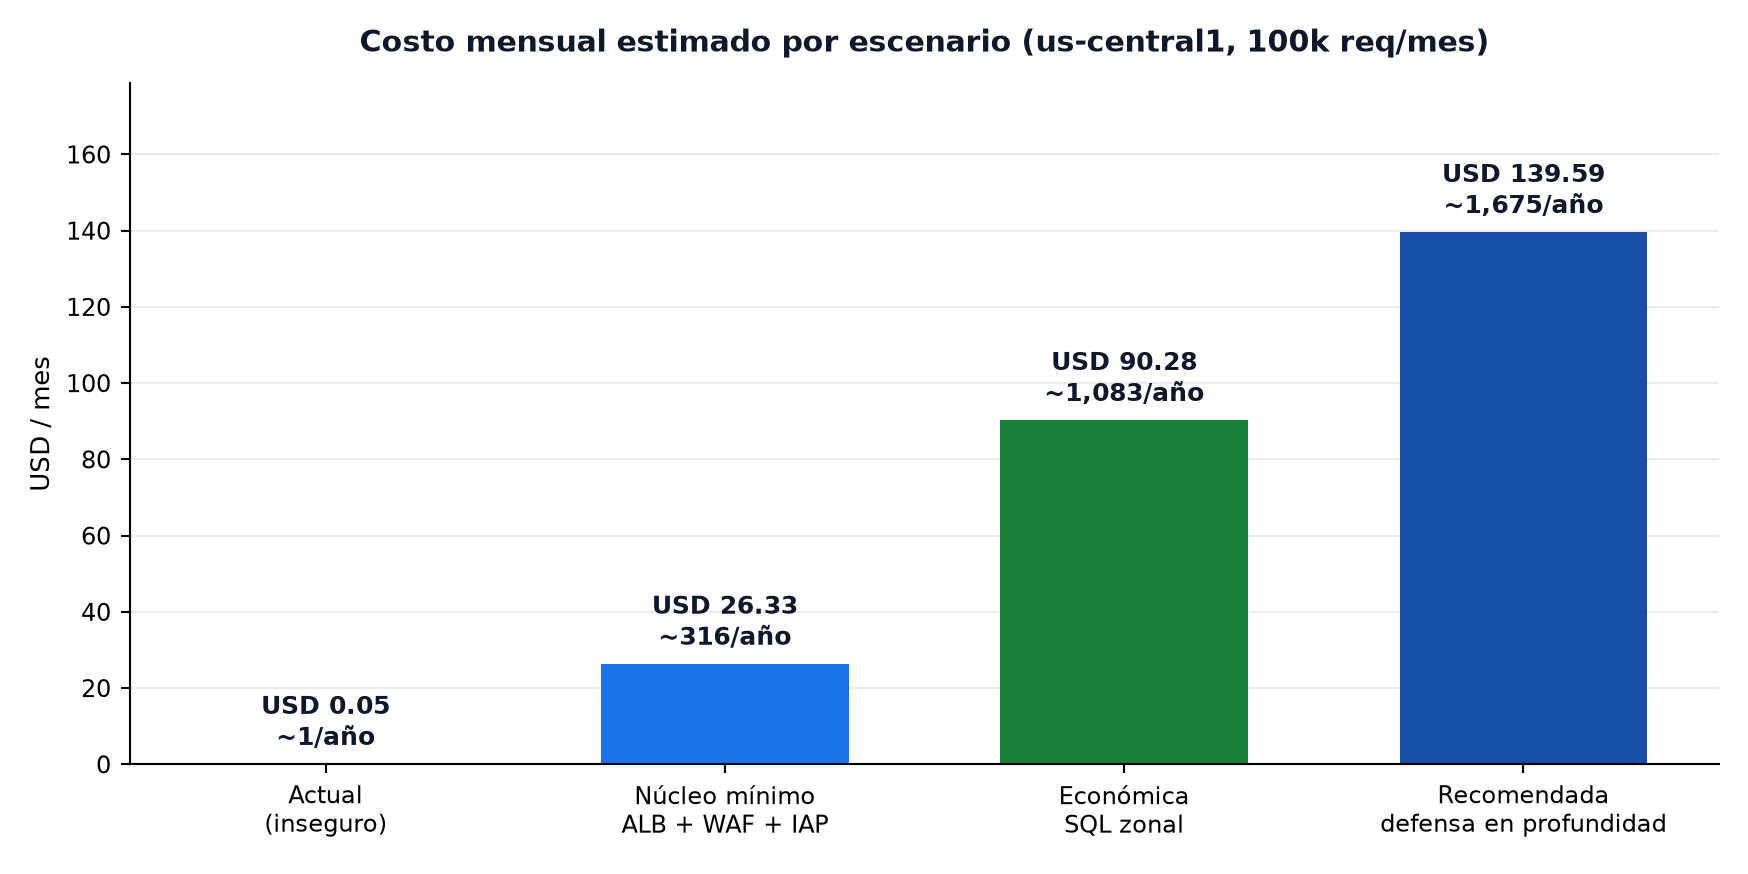

Here is the Python script that generated this plot:
#!/usr/bin/env python3
"""
SI3006 — Modelo de costos de la arquitectura propuesta (GCP, us-central1, USD/mes).

Fuentes de precio:
  [API]  Cloud Billing Catalog API (cloudbilling.googleapis.com) — consultado vía gcloud
         sobre el proyecto dw-mateo-lopera-2026. Salida cruda en precios_gcp_verificados.txt
  [DOC]  Lista de precios pública de Google Cloud (cloud.google.com/*/pricing).
         Se indica [DOC] cuando el SKU no aparece en el catálogo con ese nombre.

Salidas: costos_arquitectura.md, costos_arquitectura.csv, costos_arquitectura.png
"""
import csv

MES_H = 730  # horas promedio por mes (365*24/12)

# ---- supuestos de carga ------------------------------------------------------------
REQ_MES          = 100_000
SEGUNDOS_CPU_REQ = 0.20          # 200 ms de CPU por request
VCPU             = 1
GIB              = 1
GB_EGRESS        = 1             # GB de salida del balanceador
GIB_LOGS         = 5
GB_REGISTRY      = 1.0
SQL_VCPU         = 1
SQL_GIB          = 3.75
SQL_GB_DISCO     = 20

# ---- precios unitarios ------------------------------------------------------------
P = {
  # [API] Cloud Run — us-central1
  "run_cpu_s":        0.000024,      # Services CPU (Request-based billing)
  "run_gib_s":        0.0000025,     # Services Memory (Request-based billing)
  "run_req":          0.0000004,     # Requests (global)
  # [API] Cloud SQL for PostgreSQL — Regional, Americas
  "sql_vcpu_h":       0.0826,
  "sql_gib_h":        0.0140,
  "sql_disco_gb_mes": 0.34,          # Standard storage
  # [API] Cloud SQL for PostgreSQL — Zonal (para la variante económica)
  "sql_vcpu_h_zonal": 0.0413,
  "sql_gib_h_zonal":  0.0070,
  # [API] Secret Manager
  "sm_version_mes":   0.06,
  "sm_op":            0.000003,
  # [API] Cloud KMS
  "kms_version_mes":  0.06,
  "kms_op":           0.000003,
  # [DOC] Cloud Armor Standard
  "armor_politica":   5.00,
  "armor_regla":      1.00,
  "armor_req_millon": 0.75,
  # [DOC] Global external Application Load Balancer
  "alb_regla_h":      0.025,
  "alb_procesamiento_gb": 0.008,
  # [DOC] Serverless VPC Access (conector f1-micro, 2 instancias mínimas)
  "vpc_conector_mes": 7.00,
  # [DOC] Artifact Registry (0,5 GB gratis)
  "ar_gb_mes":        0.10,
  # [DOC] Cloud Logging (50 GiB gratis/mes)
  "logging_gib":      0.50,
  "logging_gratis_gib": 50,
  # [DOC] Cloud Monitoring (free tier amplio para este volumen)
  "monitoring_mes":   0.00,
}

# ---- gratuitos --------------------------------------------------------------------
RUN_FREE = {"cpu_s": 180_000, "gib_s": 360_000, "req": 2_000_000}

def usd(x): return round(x, 2)

# ---- cálculo ----------------------------------------------------------------------
def cloud_run():
    cpu_s = REQ_MES * SEGUNDOS_CPU_REQ * VCPU
    gib_s = REQ_MES * SEGUNDOS_CPU_REQ * GIB
    cpu = max(0, cpu_s - RUN_FREE["cpu_s"]) * P["run_cpu_s"]
    mem = max(0, gib_s - RUN_FREE["gib_s"]) * P["run_gib_s"]
    req = max(0, REQ_MES - RUN_FREE["req"]) * P["run_req"]
    return usd(cpu + mem + req)

def cloud_armor():
    return usd(P["armor_politica"] + 3 * P["armor_regla"] + REQ_MES / 1e6 * P["armor_req_millon"])

def alb():
    return usd(P["alb_regla_h"] * MES_H + GB_EGRESS * P["alb_procesamiento_gb"])

def cloud_sql(zonal=False):
    if zonal:
        c = P["sql_vcpu_h_zonal"] * SQL_VCPU + P["sql_gib_h_zonal"] * SQL_GIB
    else:
        c = P["sql_vcpu_h"] * SQL_VCPU + P["sql_gib_h"] * SQL_GIB
    return usd(c * MES_H + SQL_GB_DISCO * P["sql_disco_gb_mes"])

def secret_manager():  return usd(2 * P["sm_version_mes"] + REQ_MES * P["sm_op"])
def kms():             return usd(2 * P["kms_version_mes"] + REQ_MES * P["kms_op"])
def vpc():             return usd(P["vpc_conector_mes"])
def registry():        return usd(max(0, GB_REGISTRY - 0.5) * P["ar_gb_mes"])
def logging():         return usd(max(0, GIB_LOGS - P["logging_gratis_gib"]) * P["logging_gib"])

ESC_ACTUAL = [
    ("Cloud Run (1 vCPU / 1 GiB, 100k req)", cloud_run(),
     "Request-based billing; el uso cabe en el free tier mensual", "API"),
    ("Almacenamiento de imagen en Artifact Registry", registry(), "0,5 GB gratis", "DOC"),
    ("Cloud Logging (request logs)", logging(), "50 GiB gratis/mes", "DOC"),
]

ESC_MINIMA = ESC_ACTUAL[:1] + [
    ("Global External Application Load Balancer", alb(), "regla de reenvío 730 h + 1 GB", "DOC"),
    ("Cloud Armor Standard (1 política + 3 reglas)", cloud_armor(), "sqli, xss, rate-based-ban", "DOC"),
    ("Cloud Logging + Monitoring", logging() + P["monitoring_mes"], "free tier", "DOC"),
]

ESC_RECOMENDADA = ESC_MINIMA + [
    ("Cloud SQL PostgreSQL (Regional, 1 vCPU/3,75 GiB, 20 GB SSD)", cloud_sql(),
     "HA regional; IP privada; PITR 7 días", "API"),
    ("Serverless VPC Access (conector)", vpc(), "egress privado hacia Cloud SQL", "DOC"),
    ("Secret Manager (2 versiones + 100k accesos)", secret_manager(), "credenciales DB y claves JWT", "API"),
    ("Cloud KMS (2 claves software, CMEK)", kms(), "rotación 90 días", "API"),
    ("BigQuery / SIEM (almacenamiento y consultas)", 0.00, "10 GiB y 1 TiB/mes gratis", "DOC"),
]

ESC_ECONOMICA = ESC_MINIMA + [
    ("Cloud SQL PostgreSQL (Zonal, 1 vCPU/3,75 GiB, 20 GB SSD)", cloud_sql(zonal=True),
     "sin HA: RPO/RTO mayores", "API"),
    ("Serverless VPC Access (conector)", vpc(), "", "DOC"),
    ("Secret Manager", secret_manager(), "", "API"),
    ("Cloud KMS", kms(), "", "API"),
]


def total(esc): return usd(sum(v for _, v, _, _ in esc))

def tabla(nombre, esc, out):
    out.append(f"\n### {nombre}\n")
    out.append("| Componente | USD/mes | Notas | Fuente |")
    out.append("|---|---:|---|---|")
    for comp, v, nota, src in esc:
        out.append(f"| {comp} | {v:,.2f} | {nota} | {src} |")
    out.append(f"| **TOTAL** | **{total(esc):,.2f}** | | |")
    return total(esc)


def main():
    md = ["# Costos de la arquitectura — OWASP Juice Shop en Google Cloud",
          "",
          "Región: **us-central1**. Moneda: **USD**. Horizonte: **mensual (730 h)**.",
          "",
          "## Supuestos de carga",
          "",
          f"- {REQ_MES:,} requests/mes, {int(SEGUNDOS_CPU_REQ*1000)} ms de CPU y {GIB} GiB por request",
          f"- Cloud SQL: {SQL_VCPU} vCPU + {SQL_GIB} GiB RAM + {SQL_GB_DISCO} GB SSD, PostgreSQL 16",
          f"- {GB_EGRESS} GB de egress del balanceador, {GIB_LOGS} GiB de logs, {GB_REGISTRY} GB de imagen",
          "- Precios marcados **[API]** provienen del catálogo oficial de facturación consultado con gcloud;",
          "  los marcados **[DOC]** provienen de la lista de precios pública de Google Cloud.",
          ""]
    t0 = tabla("0 · Estado actual (solo Cloud Run público)", ESC_ACTUAL, md)
    t1 = tabla("1 · Núcleo mínimo seguro (ALB + Cloud Armor + IAP)", ESC_MINIMA, md)
    t2 = tabla("2 · Arquitectura recomendada (defensa en profundidad)", ESC_RECOMENDADA, md)
    t3 = tabla("3 · Variante económica (Cloud SQL zonal, sin HA)", ESC_ECONOMICA, md)

    md += ["", "## Resumen ejecutivo", "",
           "| Escenario | USD/mes | USD/año | Δ vs. actual |",
           "|---|---:|---:|---:|",
           f"| 0 · Actual (inseguro) | {t0:,.2f} | {t0*12:,.2f} | — |",
           f"| 1 · Núcleo mínimo | {t1:,.2f} | {t1*12:,.2f} | +{t1-t0:,.2f}/mes |",
           f"| 2 · Recomendada | {t2:,.2f} | {t2*12:,.2f} | +{t2-t0:,.2f}/mes |",
           f"| 3 · Económica | {t3:,.2f} | {t3*12:,.2f} | +{t3-t0:,.2f}/mes |",
           "",
           f"El salto de **{t0:,.2f} → {t1:,.2f} USD/mes** (≈ **{(t1-t0)*12:,.0f} USD/año**) es el precio de poner",
           "el WAF y el control de identidad delante de la aplicación. Bloquear la inyección SQL no",
           "requiere tocar el código: la regla `sqli-v33-stable` de Cloud Armor ya está creada en el",
           "proyecto (`gcloud compute security-policies describe juice-shop-waf`).",
           "",
           "> Referencia externa de impacto: el costo medio global de una brecha de datos se estima en",
           "> **4,44 M USD** (IBM *Cost of a Data Breach Report 2025*). El control cuesta ~0,3 % de esa cifra.",
           ""]
    open("costos_arquitectura.md", "w").write("\n".join(md))

    with open("costos_arquitectura.csv", "w", newline="") as f:
        w = csv.writer(f)
        w.writerow(["escenario", "componente", "usd_mes", "nota", "fuente_precio"])
        for nombre, esc in [("actual", ESC_ACTUAL), ("minima", ESC_MINIMA),
                            ("recomendada", ESC_RECOMENDADA), ("economica", ESC_ECONOMICA)]:
            for comp, v, nota, src in esc:
                w.writerow([nombre, comp, v, nota, src])
            w.writerow([nombre, "TOTAL", total(esc), "", ""])

    # gráfico comparativo
    try:
        import matplotlib
        matplotlib.use("Agg")
        import matplotlib.pyplot as plt
        nombres = ["Actual\n(inseguro)", "Núcleo mínimo\nALB + WAF + IAP",
                   "Económica\nSQL zonal", "Recomendada\ndefensa en profundidad"]
        vals = [t0, t1, t3, t2]
        cols = ["#c5221f", "#1a73e8", "#188038", "#174ea6"]
        fig, ax = plt.subplots(figsize=(9.2, 4.6))
        b = ax.bar(nombres, vals, color=cols, width=0.62)
        for r, v in zip(b, vals):
            ax.text(r.get_x() + r.get_width() / 2, v + max(vals) * 0.02,
                    f"USD {v:,.2f}\n~{v*12:,.0f}/año", ha="center", va="bottom",
                    fontsize=9.5, fontweight="bold", color="#0f172a")
        ax.set_ylabel("USD / mes", fontsize=10)
        ax.set_title("Costo mensual estimado por escenario (us-central1, 100k req/mes)",
                     fontsize=11.5, fontweight="bold", color="#0f172a", pad=12)
        ax.set_ylim(0, max(vals) * 1.28)
        ax.spines[["top", "right"]].set_visible(False)
        ax.tick_params(labelsize=9)
        ax.grid(axis="y", alpha=0.25)
        ax.set_axisbelow(True)
        fig.tight_layout()
        fig.savefig("costos_arquitectura.png", dpi=190, facecolor="white")
        print("ok: costos_arquitectura.png")
    except Exception as e:  # pragma: no cover
        print("grafico omitido:", e)

    print(open("costos_arquitectura.md").read()[-1400:])


if __name__ == "__main__":
    main()
